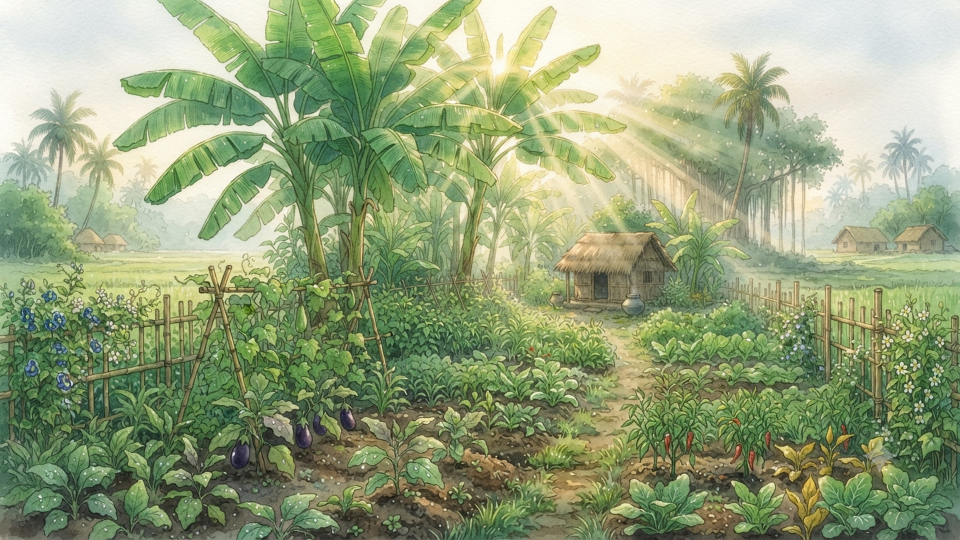
#> input picture 03_Episodes/Episode_05_Tortoise_and_Gentle_Cow/03_Visuals/raw/ep05_bg_banana_grove_cucumber_garden.png, 1920 x 1080 px, given in place of Gemini_Generated_Image_j9ok4oj9ok4oj9ok.png, which was not available (shown at 1/2 size)
$ python fix_foreground_alpha.py
#> lines starting #> are read from the running program, lines starting #| are printed output that depends on the picture; after the words box and inside, x2 and y2 are one past the last pixel; in counts of white or black regions, pixels touching at a corner belong together
from PIL import Image
import numpy as np

src_path = r"C:\Users\dipnk\Downloads\Gemini_Generated_Image_j9ok4oj9ok4oj9ok.png"
with Image.open(src_path) as im:
#> im is the input picture: PIL image 1920x1080 RGB; mean R, G, B 148.2, 161.7, 123
    im = im.convert("RGBA")
#> im: PIL image 1920x1080 RGBA
    # Resize to 1920x1080
    im = im.resize((1920, 1080), Image.Resampling.LANCZOS)
    arr = np.array(im)

    # Paper background color in warm watercolor is around [238, 234, 222]
    # Calculate distance from paper background
    r, g, b = arr[:,:,0].astype(float), arr[:,:,1].astype(float), arr[:,:,2].astype(float)
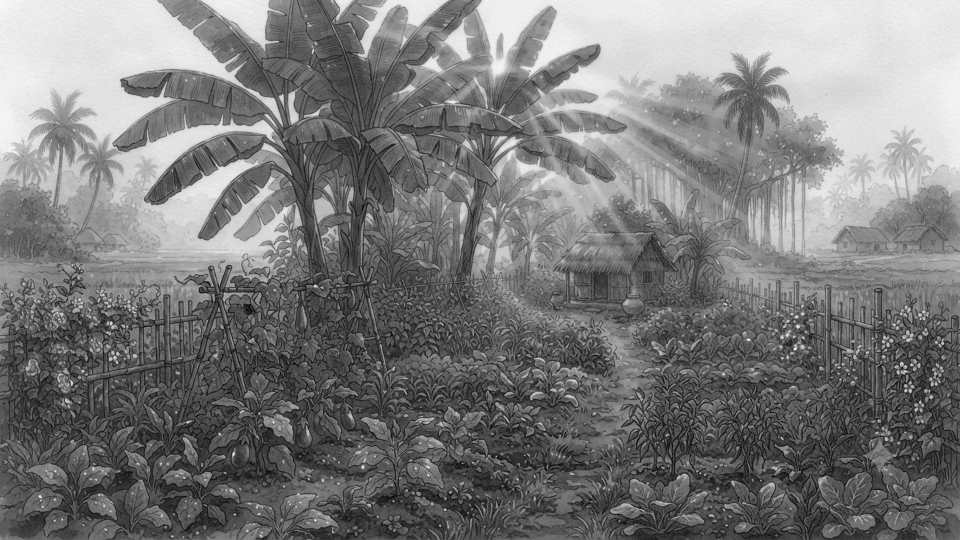
#> b: shape (1080, 1920) float64 (shown at 1/2 size); min 0, max 255, mean 123
    paper_r, paper_g, paper_b = 238.0, 234.0, 222.0

    dist = np.sqrt((r - paper_r)**2 + (g - paper_g)**2 + (b - paper_b)**2)
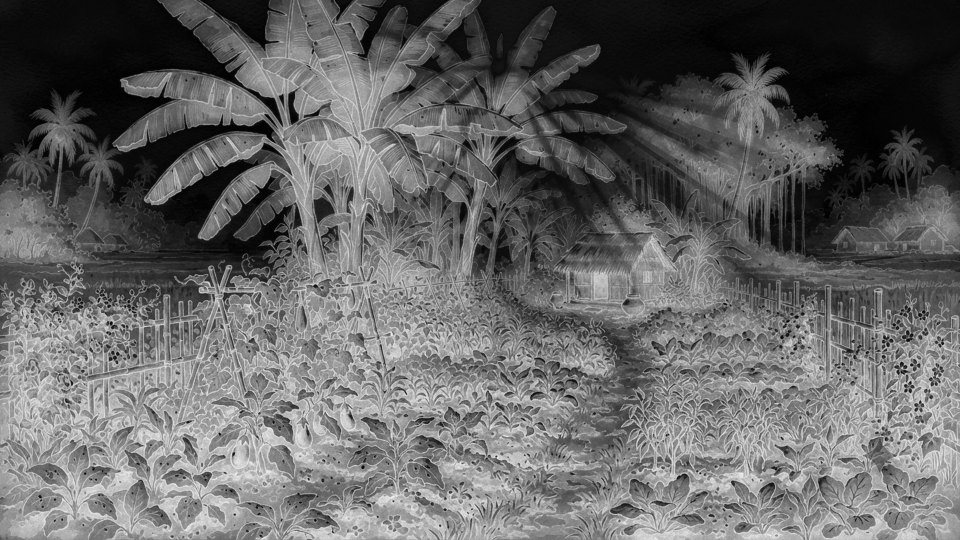
#> dist: shape (1080, 1920) float64 (shown at 1/2 size); min 0, max 394.5, mean 157.1; drawn with min black and max white

    # Foliage elements have dist > 40
    # Paper texture has dist < 22
    # Smooth feather between 24 and 44
    alpha = np.zeros_like(r, dtype=np.uint8)

    # Solid foliage
    solid_mask = dist >= 44
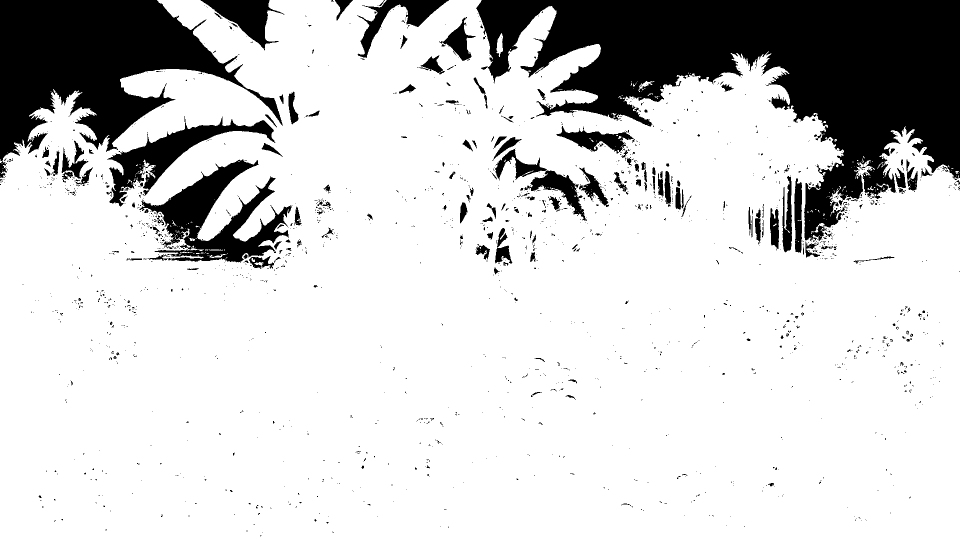
#> solid_mask: shape (1080, 1920) bool (shown at 1/2 size); 81.1% white; 1809 black regions (1611 under 20 px), largest, box (x1, y1, x2, y2) and area: (952, 0, 1920, 484) 206173, (0, 0, 565, 356) 89864, (278, 319, 583, 526) 24164
    alpha[solid_mask] = 255

    # Feathered edge
    feather_mask = (dist > 24) & (dist < 44)
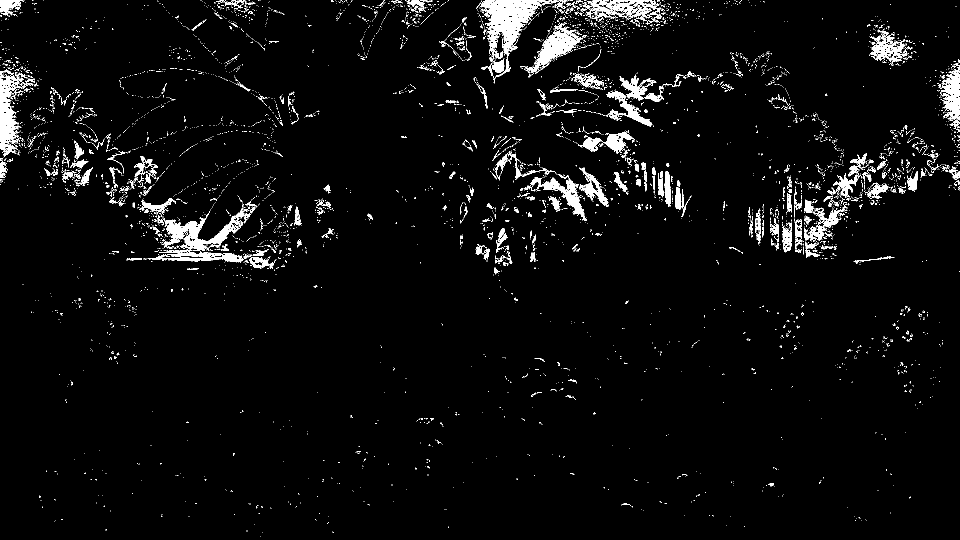
#> feather_mask: shape (1080, 1920) bool (shown at 1/2 size); 3.9% white; 5303 white regions (4982 under 20 px), largest, box (x1, y1, x2, y2) and area: (959, 0, 1118, 167) 6844, (325, 413, 503, 502) 4273, (0, 138, 52, 305) 3872
    alpha[feather_mask] = np.clip(255 * (dist[feather_mask] - 24) / 20.0, 0, 255).astype(np.uint8)

    # Ensure center window (x: 250 to 1550, y: 150 to 880) is completely clear unless strong foliage
    h, w = arr.shape[:2]
#> h = 1080; w = 1920
    for y in range(int(h * 0.15), int(h * 0.82)):
        for x in range(int(w * 0.28), int(w * 0.68)):
            # If dist is not strongly distinct, force zero
            if dist[y, x] < 55:
                alpha[y, x] = 0
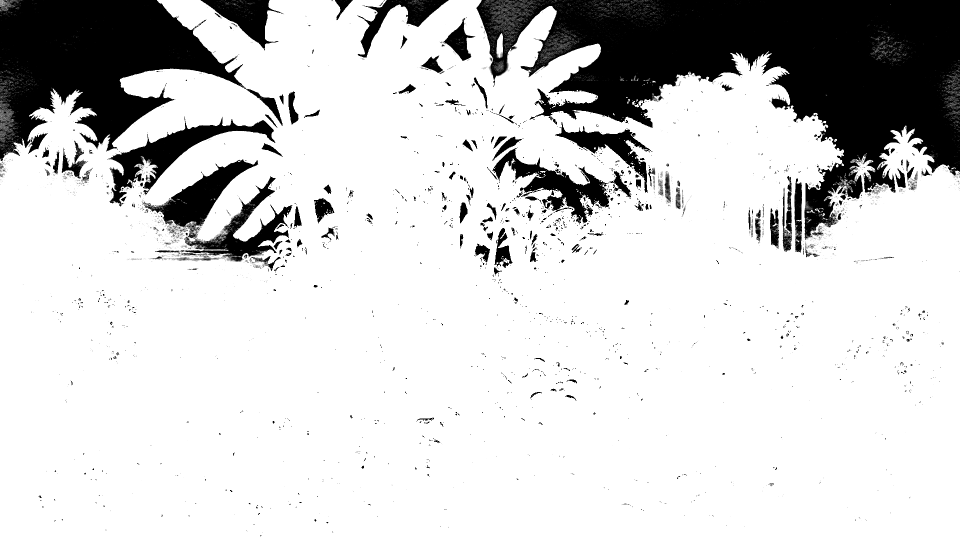
#> alpha: shape (1080, 1920) (shown at 1/2 size); min 0, max 255, mean 207.9

    arr[:,:,3] = alpha
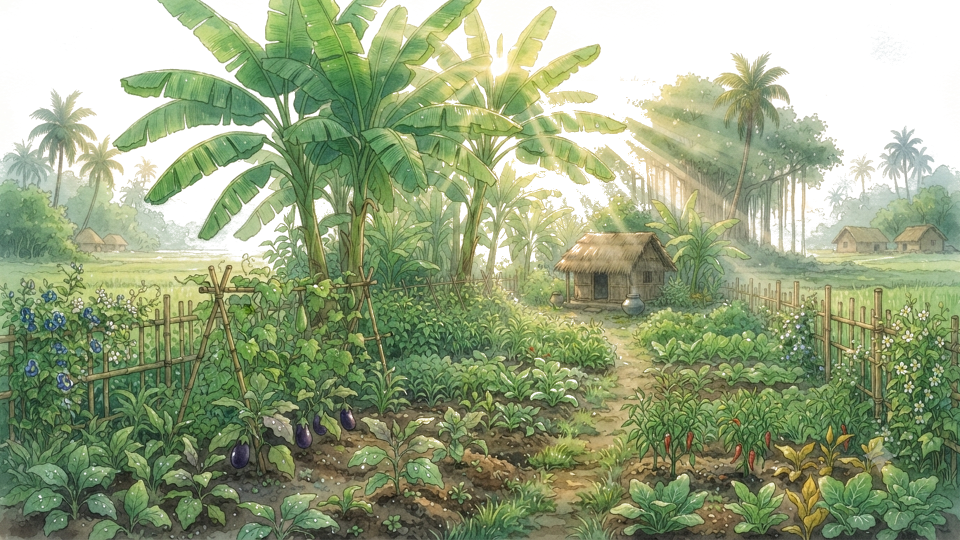
#> arr: shape (1080, 1920, 4) (shown at 1/2 size); mean R, G, B, A 148.2, 161.7, 123, 207.9; transparent parts drawn white
    result = Image.fromarray(arr)

    out_path = r"remotion_studio/public/visuals/ep05/ep05_fg_kash_reeds_leaves.png"
    raw_path = r"03_Episodes/Episode_05_Tortoise_and_Gentle_Cow/03_Visuals/raw/ep05_fg_kash_reeds_leaves.png"
    result.save(out_path, format="PNG")
    result.save(raw_path, format="PNG")

    # Verify center alpha
    center_alpha = alpha[int(h*0.2):int(h*0.8), int(w*0.3):int(w*0.7)]
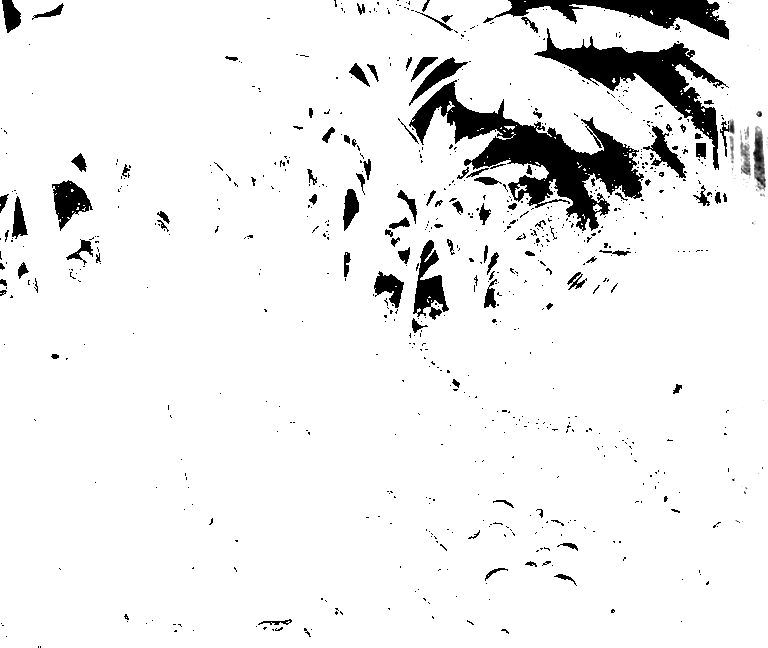
#> center_alpha: shape (648, 768); min 0, max 255, mean 237.3
    print(f"Fixed ep05_fg_kash_reeds_leaves.png:")
    print(f"  Center alpha mean: {np.mean(center_alpha):.3f} (was 81.57)")
#|   Center alpha mean: 237.277 (was 81.57)
    print(f"  Center non-zero pixels: {np.sum(center_alpha > 0)} out of {center_alpha.size}")
#|   Center non-zero pixels: 463702 out of 497664
    print(f"  Total solid foliage pixels: {np.sum(alpha == 255):,}")
#|   Total solid foliage pixels: 1,668,891

$ run again, on 03_Episodes/Episode_05_Tortoise_and_Gentle_Cow/03_Visuals/raw/ep05_bg_kachari_courtyard.png
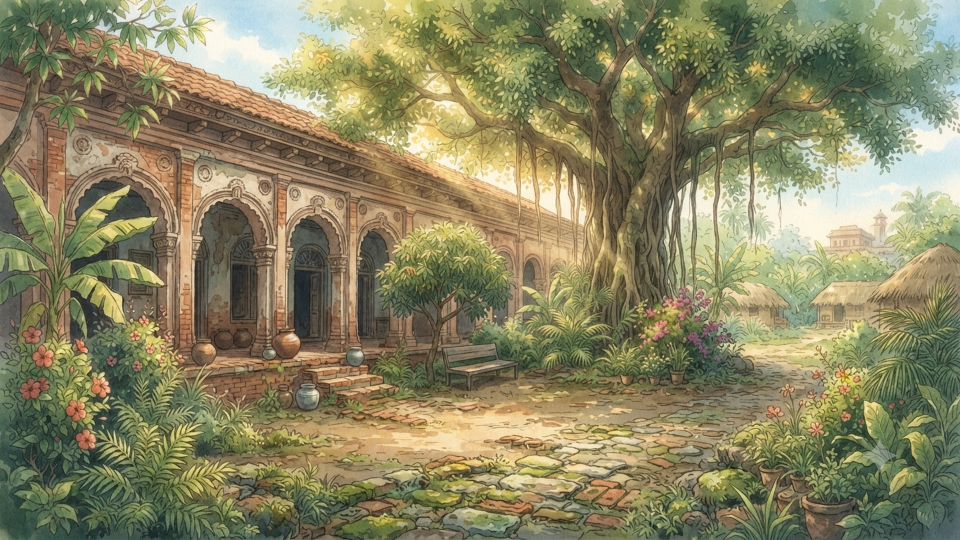
#> input picture 03_Episodes/Episode_05_Tortoise_and_Gentle_Cow/03_Visuals/raw/ep05_bg_kachari_courtyard.png, 1920 x 1080 px, given in place of Gemini_Generated_Image_j9ok4oj9ok4oj9ok.png, which was not available (shown at 1/2 size)
#> im is the input picture: PIL image 1920x1080 RGB; mean R, G, B 137.9, 133.3, 98.5
#> im: PIL image 1920x1080 RGBA
#> solid_mask: shape (1080, 1920) bool; 94.2% white; 1010 black regions (873 under 20 px), largest, box (x1, y1, x2, y2) and area: (1507, 193, 1920, 514) 51939, (282, 0, 714, 238) 37970, (943, 330, 1034, 390) 2270
#> feather_mask: shape (1080, 1920) bool; 2.1% white; 3243 white regions (3045 under 20 px), largest, box (x1, y1, x2, y2) and area: (377, 0, 684, 100) 11201, (1743, 289, 1920, 369) 7678, (1542, 463, 1616, 513) 1344
#> after the loop `for y in range(int(h * 0.15), int(h * 0.82)):`:
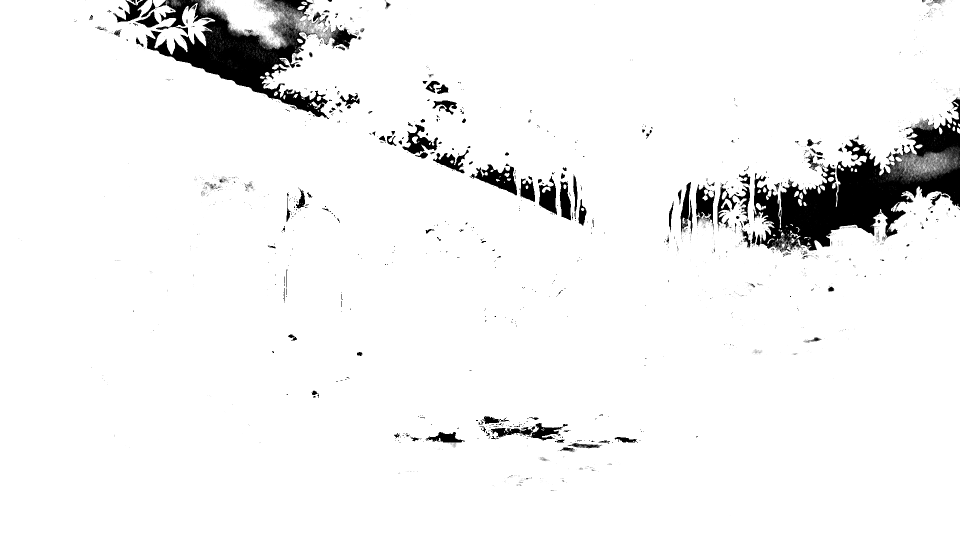
#> alpha: shape (1080, 1920) (shown at 1/2 size); min 0, max 255, mean 241.6
#> arr: shape (1080, 1920, 4); mean R, G, B, A 137.9, 133.3, 98.5, 241.6
#> `center_alpha = alpha[int(h*0.2):int(h*0.8), int(w*0.3):int(w*0.7)]`:
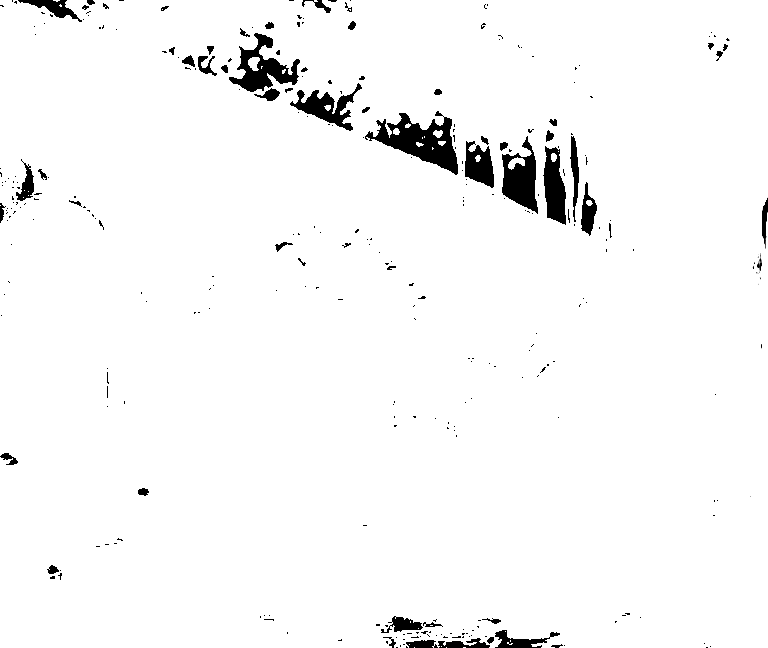
#> center_alpha: shape (648, 768); min 0, max 255, mean 247.2
#|   Center alpha mean: 247.240 (was 81.57)
#|   Center non-zero pixels: 482561 out of 497664
#|   Total solid foliage pixels: 1,947,162
